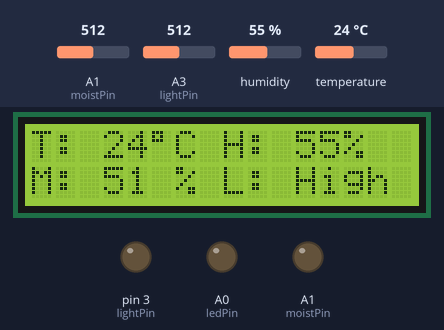
Bench run of a sketch on a simulated Arduino Uno, built with avr-gcc and run on an emulated ATmega328P. On the bench: 16×2 character LCD, output pins drawn as LEDs (lit = HIGH). Inputs (shaded band) come from the test bench; at power-on: A3 (lightPin) = 512, A1 (moistPin) = 512, humidity 55 %, temperature 24 °C. What the sketch prints to the serial monitor is not drawn.

Above: at 1.2 s.
1.3 s: A3 (lightPin) set to 407
7.3 s: A3 (lightPin) set to 391
At 11.3 s:
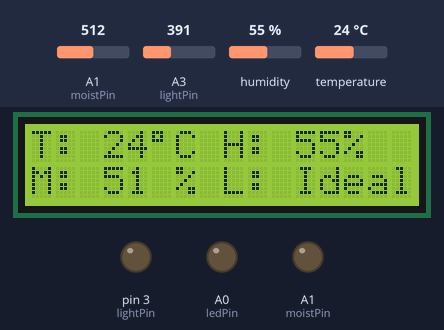
13.3 s: A1 (moistPin) set to 107
At 15.8 s:
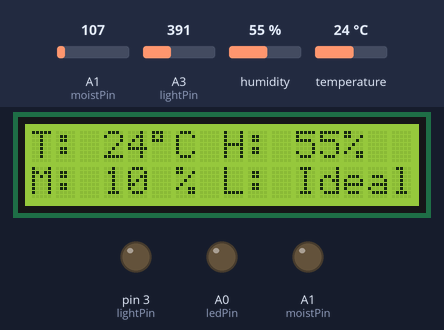
19.3 s: A1 (moistPin) set to 92
At 21.5 s:
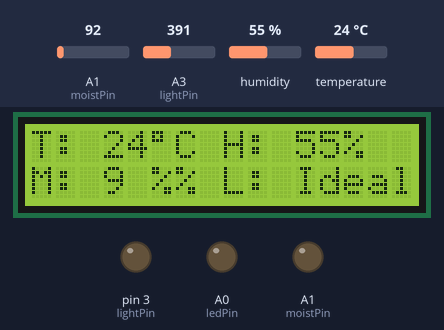
25.3 s: A3 (lightPin) set to 410
At 26.1 s:
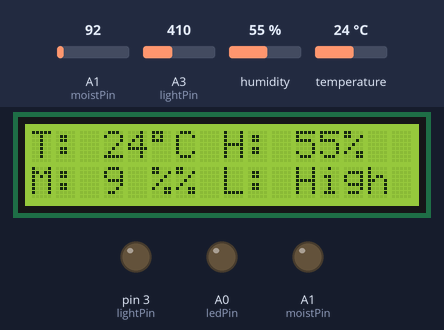
31.3 s: A3 (lightPin) set to 240
At 36.3 s:
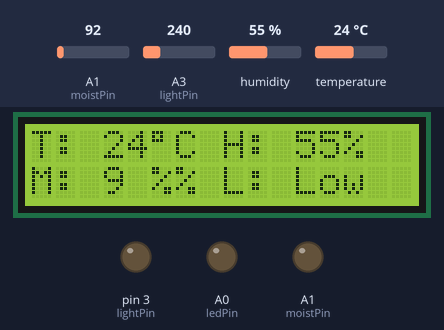
Timing chart, 0 to 37.8 s (numbered marks = the images above; inputs shaded):
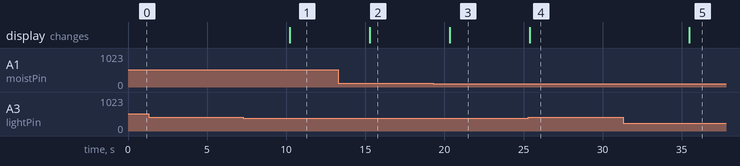

The sketch:

Smart_Greenhouse_Program.ino
```cpp
/*Libraries:
https://github.com/adafruit/DHT-sensor-library
https://github.com/fdebrabander/Arduino-LiquidCrystal-I2C-library
*/

#include <stdio.h>
#include <DHT.h>
#include <Wire.h>
#include <LiquidCrystal_I2C.h>

/*
Takes values from Photoresistor -
if hits certain threshold - send signal to led light strip to turn it on.
When above the threshold - turns led lights off ---------THIS FUNCTIONALITY REMOVED----------

Takes values from photoresistor, moisture-, humidity- and temperature sensors and convert them
to be easily understandable by humans and display them on a LCD screen.*/

//Define PINs
#define ledPin A0      //Led strip PIN
#define moistPin A1    //Moisture Sensor PIN
#define dhtPin A2      //Temp&Humidity PIN
#define lightPin 3    //Ambient Light Sensor PIN

//A4 and A5 for the LCD display

//For Temp&Humidity sensor
#define DHTTYPE DHT11
DHT dht(dhtPin, DHTTYPE);

//Define LCD Pins(Correct HEX address, cols, rows)
LiquidCrystal_I2C lcd(0x27, 16, 2);

int fadeSpeed = 1000;                      //Led light fading speed when turned ON/OFF
int lBright = 0;                           //led brightness


//Setup PINs & Components
void setup() {
    lcd.init();                //Start the LCD
    lcd.backlight();           //Turns on the LCD Screen backlight
//    lcd.clear();             // Clears the LCD Screen
    dht.begin();               //Start Temp&Humid sensor
    pinMode(ledPin, OUTPUT);
//  pinMode(fanPin, OUTPUT);    Enable, if fan is added
    pinMode(moistPin, OUTPUT);
    pinMode(lightPin, OUTPUT);

    Serial.begin(9600);
}

//Function to turn leds ON
void LedOn() {
    for (int i=0;i<256; i++) {
        analogWrite(ledPin, lBright);
        lBright +=1;
        delay(fadeSpeed);
    }
}

//Function to turn leds OFF
void LedOff() {
    for (int i=0;i<256; i++) {
        analogWrite(ledPin, lBright);
        lBright -= 1;
        delay(fadeSpeed);
    }
}

void loop(){
  LCDLoop();
  lightLoop();
  delay(5000);
}

//LCD Screen Loop
void LCDLoop() {
    float humidValuef = dht.readHumidity();         //Reads Temp&Humidity sensor values
    float tempValuef = dht.readTemperature();       //& Turns them into decimal
    int humidValue;
    humidValue = (int)humidValuef;
    int tempValue;
    tempValue = (int)tempValuef;

    int moistValue = analogRead(moistPin);    //Sensor value ==> 0-100 Percent value
    float moistValuef = moistValue / 10;      //0-30% DRY
    int moistValuep;                          //30-70% MOIST
    moistValuep = (int)moistValuef;           //70+% WATERY

    lcd.setCursor(0, 0);             //Prints values/errors to LCD screen
    if (isnan(tempValuef)) {
        lcd.print("Failed");
    }
    else {
        lcd.print("T: ");
        lcd.print(tempValue);
        lcd.print((char)223);
        lcd.print("C");
    }


    lcd.setCursor(8, 0);
    if (isnan(humidValuef)) {
        lcd.print("Failed");
    }
    else {
        lcd.print("H: ");
        lcd.print(humidValue);
        lcd.print("%");
    }


    lcd.setCursor(0, 1);
    lcd.print("M: ");
    lcd.print(moistValuep);
    lcd.print(" %");
}

//Led light loop        ***NEED TO FIGURE OUT PHOTORESISTOR VALUES MANUALLY***
void lightLoop() {
    int lightValue = analogRead(lightPin);

    Serial.println(lightValue);

    lcd.setCursor(8, 1);
    if (isnan(lightValue)) {
        lcd.print("Failed");
    }
    else {
        lcd.print("L: ");
        if(lightValue < 250){
          lcd.print("Low  ");
        }else if(lightValue >= 250 && lightValue < 400){
          lcd.print("Ideal");
        }else{
          lcd.print("High ");
        }

    }

/*
    if(lightValue<200 && lBright==0)                //***Change Light threshold accordingly***
    {                                               //Turn led on if light threshold hit and
        LedOn();                                    //leds are off
        delay(3000);
    }
    if(lightValue>200 && lBright==255)      //***Change Light threshold accordingly***
    {                                       //Turns led off if light threshold is hit and
        LedOff();                           //led brightness is max
        delay(3000);
    }
*/
}
```

SG_I2C_Scanner.c
```cpp
/*I2C Scanner code from:
https://create.arduino.cc/projecthub/akshayjoseph666/interface-i2c-16x2-lcd-with-arduino-uno-just-4-wires-273b24
*/

#include <Wire.h>


void setup()
{
Wire.begin();
Serial.begin(9600);
Serial.println("\nI2C Scanner");
}
void loop()
{
byte error, address;
int Devices;
Serial.println("Scanning...");
Devices = 0;
for(address = 1; address < 127; address++ )
{

Wire.beginTransmission(address);
error = Wire.endTransmission();
if (error == 0)
{
Serial.print("I2C device found at address 0x");
if (address<16)
Serial.print("0");
Serial.print(address,HEX);
Serial.println("  !");
Devices++;
}
else if (error==4)
{
Serial.print("Unknown error at address 0x");
if (address<16)
Serial.print("0");
Serial.println(address,HEX);
}
}
if (Devices == 0)
Serial.println("No I2C devices found\n");
else
Serial.println("done\n");
delay(5000);
}
```

Measured:
- the behaviour switches between 400 and 399 on A3 (lightPin) (found by bisection; images 0 and 1)
- the behaviour switches between 100 and 99 on A1 (moistPin) (found by bisection; images 2 and 3)
- after the input at 1.3 s, every drawn part: stays the same
- after the input at 7.3 s, the display: changes after 2.9 s (image 1)
- after the input at 13.3 s, the display: changes after 2.0 s (image 2)
- after the input at 19.3 s, the display: changes after 1.0 s (image 3)
- after the input at 25.3 s, the display: changes after 0.08 s (image 4)
- after the input at 31.3 s, the display: changes after 4.2 s (image 5)
